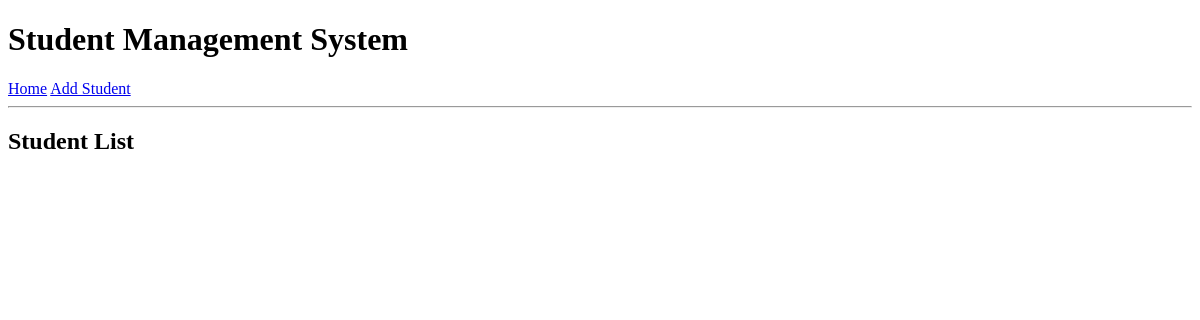
/students/, run on an earlier commit of the app's database.
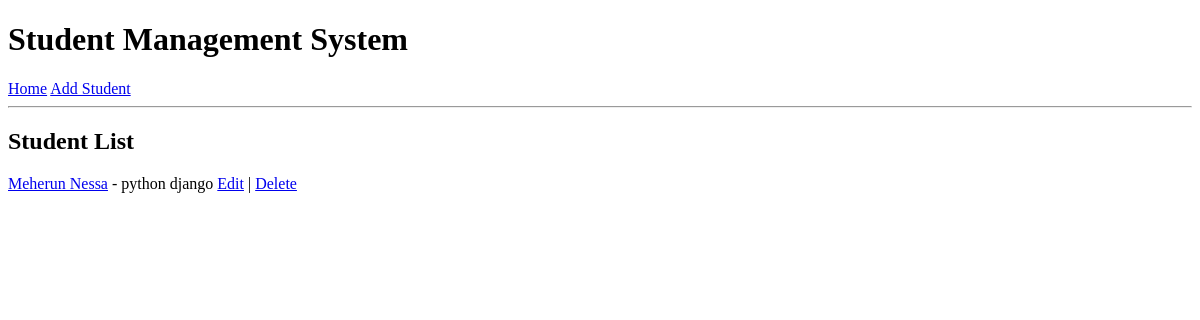
And on a later commit of the database.
### students/models.py (models this page shows, shortened)
class Student(models.Model):
    name = models.CharField(max_length=100)
    email = models.EmailField(unique=True)
    phone_number = models.CharField(max_length=15)
    course = models.CharField(max_length=100)

### students/views.py (the view)
# urls.py: path('', StudentListView.as_view(), name='student_list'),
class StudentListView(ListView):
    model = Student
    template_name = 'student_list.html'
    context_object_name = 'students'

### students/templates/student_list.html
{% extends 'base.html' %}
{% block content %}
<h2>Student List</h2>
{% for student in students %}
    <p>
        <a href="{% url 'student_detail' student.pk %}">{{ student.name }}</a> - {{ student.course }}
        <a href="{% url 'student_edit' student.pk %}">Edit</a> |
        <a href="{% url 'student_delete' student.pk %}">Delete</a>
    </p>
{% endfor %}
{% endblock %}

### students/templates/base.html (shortened to what this page needs)
<!DOCTYPE html>
<html>
<head>
</head>
<body>
    <h1>Student Management System</h1>
    <nav>
        <a href="{% url 'student_list' %}">Home</a>
        <a href="{% url 'student_create' %}">Add Student</a>
    </nav>
    <hr>
    {% block content %}
    {% endblock %}
</body>
</html>

What changed in the data, as far as the page shows it:
added Student: name "Meherun Nessa", course "python django"
